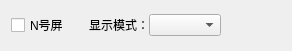
<?xml version="1.0" encoding="UTF-8"?>
<ui version="4.0">
 <class>Form_display_dismode</class>
 <widget class="QWidget" name="Form_display_dismode">
  <property name="geometry">
   <rect>
    <x>0</x>
    <y>0</y>
    <width>292</width>
    <height>51</height>
   </rect>
  </property>
  <property name="windowTitle">
   <string>Form</string>
  </property>
  <layout class="QGridLayout" name="gridLayout">
   <item row="0" column="0">
    <layout class="QHBoxLayout" name="horizontalLayout" stretch="0,1,0,0,3">
     <property name="spacing">
      <number>0</number>
     </property>
     <item>
      <widget class="QCheckBox" name="checkBox_display_No">
       <property name="text">
        <string>N号屏</string>
       </property>
      </widget>
     </item>
     <item>
      <spacer name="horizontalSpacer">
       <property name="orientation">
        <enum>Qt::Horizontal</enum>
       </property>
       <property name="sizeHint" stdset="0">
        <size>
         <width>40</width>
         <height>20</height>
        </size>
       </property>
      </spacer>
     </item>
     <item>
      <widget class="QLabel" name="label">
       <property name="text">
        <string>显示模式：</string>
       </property>
      </widget>
     </item>
     <item>
      <widget class="QComboBox" name="comboBox_dismode"/>
     </item>
     <item>
      <spacer name="horizontalSpacer_2">
       <property name="orientation">
        <enum>Qt::Horizontal</enum>
       </property>
       <property name="sizeHint" stdset="0">
        <size>
         <width>40</width>
         <height>20</height>
        </size>
       </property>
      </spacer>
     </item>
    </layout>
   </item>
  </layout>
 </widget>
 <resources/>
 <connections/>
</ui>
